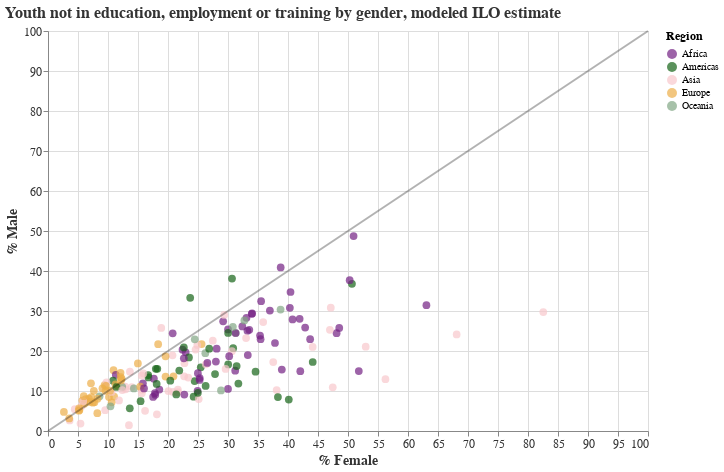

The notebook cell saved with this chart:
### Code cell
scatter_plot('Share of youth not in education, employment or training, female (% of female youth population) (modeled ILO estimate)', 
             'Share of youth not in education, employment or training, male (% of male youth population)  (modeled ILO estimate)',
             'Youth not in education, employment or training by gender, modeled ILO estimate',
             '% Female', '% Male')

### Figure 1 — Vega specification as saved in the notebook (floating-point values rounded to 4 significant figures; data arrays with more than 128 entries replaced by an {"elided": "..."} marker saying what was removed)
{"$schema": "https://vega.github.io/schema/vega/v5.json", "data": [{"name": "source_1", "values": [{"x": 0, "y": 0}, {"x": 100, "y": 100}]}, {"name": "source_0", "values": {"elided": "187 records"}}, {"name": "source_0_color_domain_Region", "values": [{"Region": "Asia"}, {"Region": "Europe"}, {"Region": "Africa"}, {"Region": "Americas"}, {"Region": "Oceania"}]}], "marks": [{"type": "symbol", "name": "layer_0_marks", "from": {"data": "source_0"}, "encode": {"update": {"opacity": {"value": 0.7}, "y": {"field": "Share of youth not in education, employment or training, male (% of male youth population)  (modeled ILO estimate)", "scale": "y"}, "size": {"value": 60}, "shape": {"value": "circle"}, "tooltip": {"signal": "{\"Country\": isValid(datum[\"Country\"]) ? datum[\"Country\"] : \"\"+datum[\"Country\"], \"Region\": isValid(datum[\"Region\"]) ? datum[\"Region\"] : \"\"+datum[\"Region\"], \"Year\": format(datum[\"Year\"], \"\"), \"Share of youth not in education, employment or training, female (% of female youth population) (modeled ILO estimate)\": format(datum[\"Share of youth not in education, employment or training, female (% of female youth population) (modeled ILO estimate)\"], \"\"), \"Share of youth not in education, employment or training, male (% of male youth population)  (modeled ILO estimate)\": format(datum[\"Share of youth not in education, employment or training, male (% of male youth population)  (modeled ILO estimate)\"], \"\")}"}, "x": {"field": "Share of youth not in education, employment or training, female (% of female youth population) (modeled ILO estimate)", "scale": "x"}, "fill": {"field": "Region", "scale": "color"}}}, "style": ["circle"]}, {"type": "line", "name": "layer_1_marks", "from": {"data": "source_1"}, "sort": {"field": "x"}, "encode": {"update": {"y": {"field": "y", "scale": "y"}, "stroke": {"value": "black"}, "defined": {"signal": "isValid(datum[\"x\"]) && isFinite(+datum[\"x\"]) && isValid(datum[\"y\"]) && isFinite(+datum[\"y\"])"}, "x": {"field": "x", "scale": "x"}, "opacity": {"value": 0.3}}}, "style": ["line"]}], "scales": [{"name": "x", "type": "linear", "domain": [0, 100], "range": [0, {"signal": "width"}], "nice": true, "zero": true}, {"name": "y", "type": "linear", "domain": [0, 100], "range": [{"signal": "height"}, 0], "zero": true, "nice": true}, {"name": "color", "type": "ordinal", "domain": {"data": "source_0_color_domain_Region", "field": "Region", "sort": true}, "range": "category"}], "axes": [{"scale": "x", "orient": "bottom", "ticks": false, "grid": true, "aria": false, "tickCount": {"signal": "ceil(width/40)"}, "labels": false, "gridScale": "y", "maxExtent": 0, "minExtent": 0, "domain": false, "zindex": 0}, {"scale": "y", "ticks": false, "labels": false, "maxExtent": 0, "orient": "left", "aria": false, "grid": true, "domain": false, "tickCount": {"signal": "ceil(height/40)"}, "zindex": 0, "gridScale": "x", "minExtent": 0}, {"scale": "x", "zindex": 0, "title": "% Female", "labelFlush": true, "labelOverlap": true, "orient": "bottom", "grid": false, "tickCount": {"signal": "ceil(width/40)"}}, {"scale": "y", "tickCount": {"signal": "ceil(height/40)"}, "grid": false, "zindex": 0, "orient": "left", "title": "% Male", "labelOverlap": true}], "title": {"text": "Youth not in education, employment or training by gender, modeled ILO estimate", "anchor": "start"}, "config": {"range": {"category": ["#742183", "#166417", "#f8c7cc", "#edae49", "#81a684", "#113447", "#AACEBE", "#c6e2e9", "#2c8c99", "#73eedc"], "diverging": {"scheme": "purplegreen"}, "heatmap": {"scheme": "purplegreen"}, "ordinal": ["#166417", "#742183"]}, "axis": {"labelFontSize": 12, "titleFontSize": 14, "labelFont": "Arial", "titleFont": "Arial", "labelColor": "#333333", "titleColor": "#333333"}, "legend": {"labelFontSize": 10, "titleFontSize": 12, "labelFont": "Arial", "titleFont": "Arial"}, "style": {"cell": {"width": 600, "height": 400}, "group-title": {"fontSize": 16, "font": "Helvetica", "fill": "#333333"}}}, "padding": 5, "background": "white", "height": 400, "width": 600, "style": "cell", "legends": [{"fill": "color", "symbolType": "circle", "title": "Region", "encode": {"symbols": {"update": {"opacity": {"value": 0.7}}}}}]}
